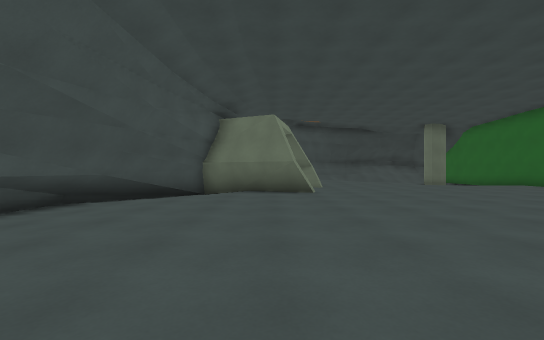
view 1 (above)

12 first-person views from a walk through a Godot game level. The camera is 1.2 m above the floor, looks level and sees 90° across. The floor is counted in squares, 1.7 m on a side. Each view is taken from the middle of a square. On the plan, view 1 faces up. The plan holds only what a view shows up to about 10 squares ahead; the rest is blank. The place goes on beyond the plan. Surface patterns are stand-ins for the level's own textures.

view 2
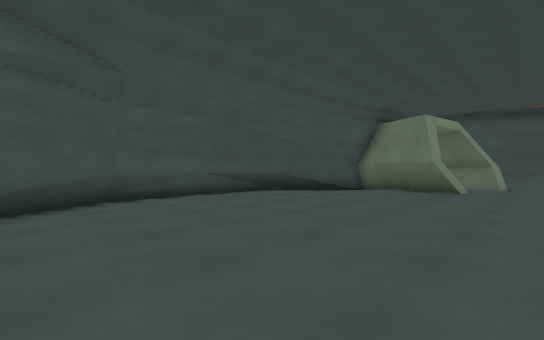

view 3
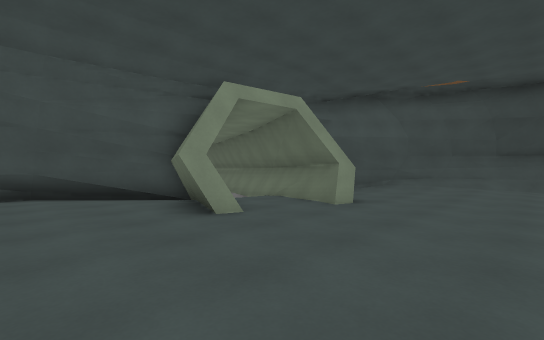

view 4
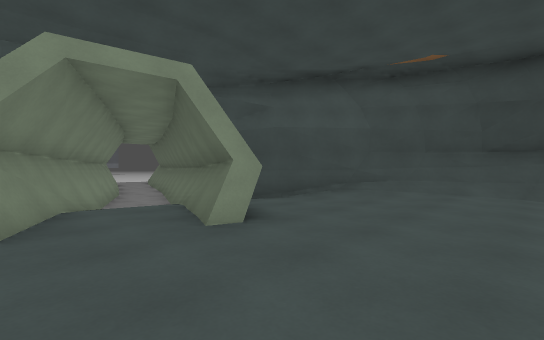

view 5
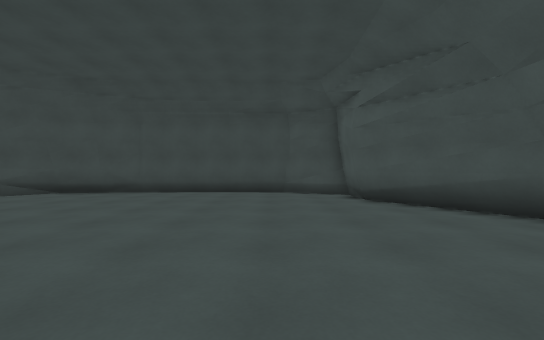

view 6
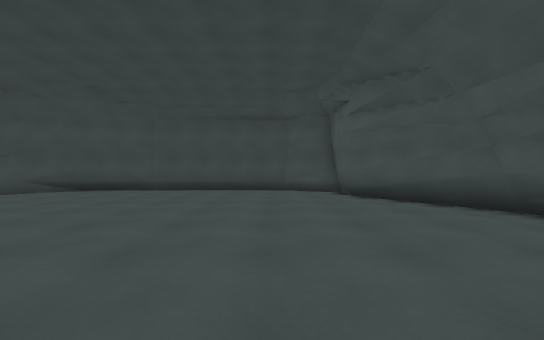

view 7
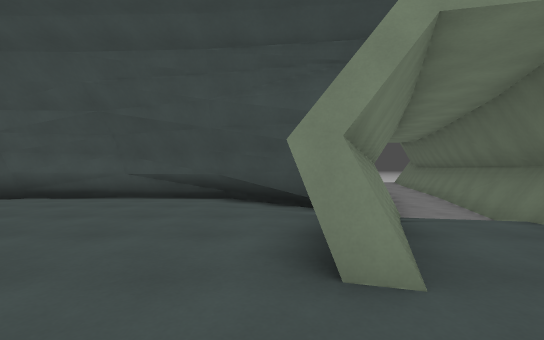

view 8
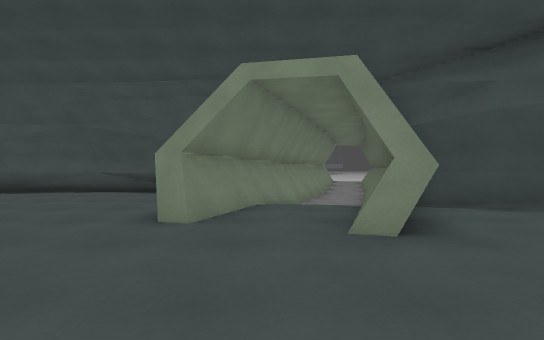

view 9
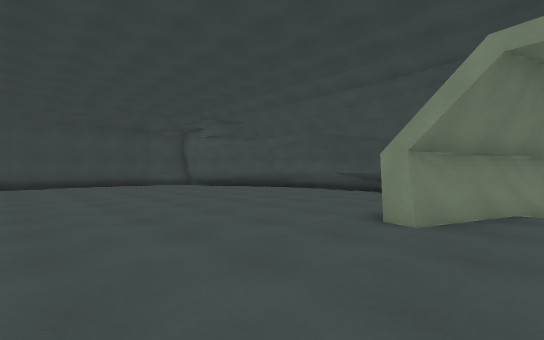

view 10
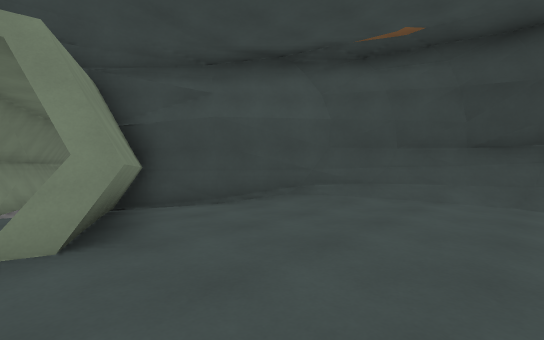

view 11
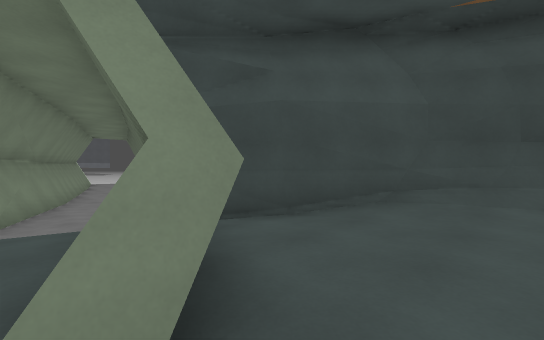

view 12
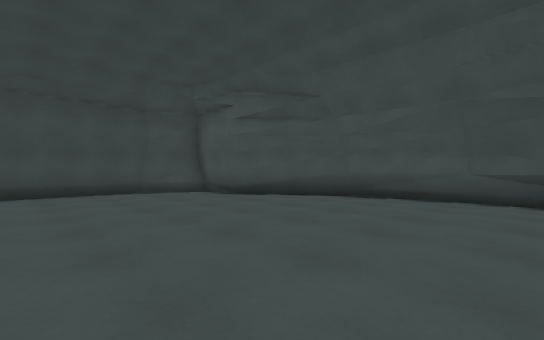

### Floor plan
Key: @ floor where view 1 was taken; # wall or solid block; . main floor; : floor 0.25 m higher than the main floor; - floor 0.25 m lower than the main floor; _ floor 0.5 m lower than the main floor; / step, stairs or slope.
Columns run from 9 left of view 1 to 6 right of it. Each row starts with its distance up from view 1.
 19               #
 18             ###
 17            ##/.
 16           ##::.
 15   #      ##:.:.
 14   ####  ##.....
 13 #____####......
 12 ####___/####...
 11    ###//.......
 10      ####.......
  9      _#####.....
  8      ##/........
  7      #..........
  6     ##..........
  5     #..........
  4     #..........
  3     #..........
  2     #-.........
  1     ##.........
  0      #...@......
 -1      ##.........
 -2       ##........
 -3        #........
 -4        #-......#
 -5        #########

Positions as (right, up) in squares from view 1, and headings:
1: (0, 0), facing up
2: (3, -1), facing up-left
3: (5, 6), facing up-left
4: (5, 9), facing up-left
5: (0, 5), facing down
6: (0, 6), facing down
7: (3, 8), facing left
8: (5, 10), facing left
9: (5, 10), facing down-left
10: (5, 11), facing up-left
11: (3, 11), facing up-left
12: (3, 5), facing down-left
